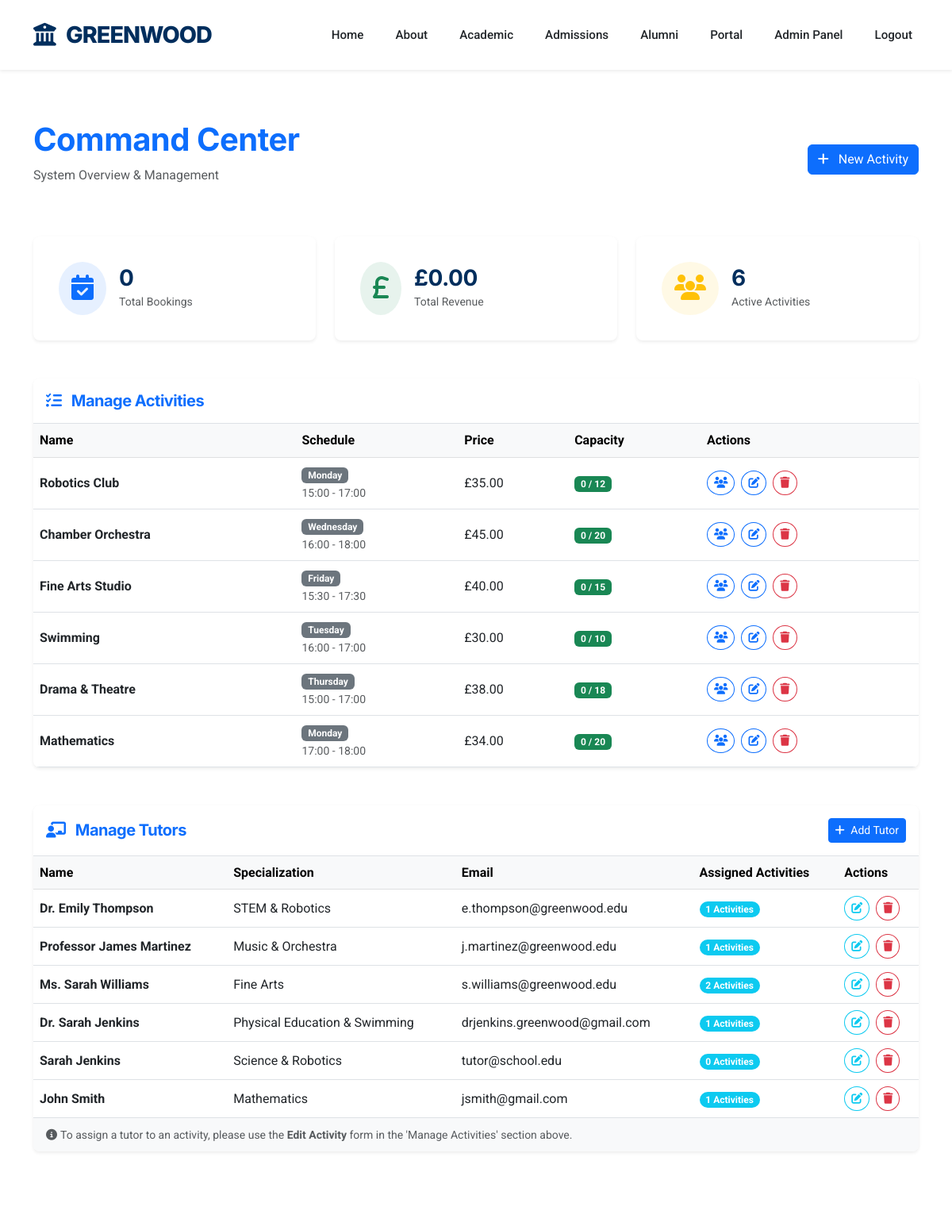
Before: /admin/dashboard (signed in, upper part) with the older database file.
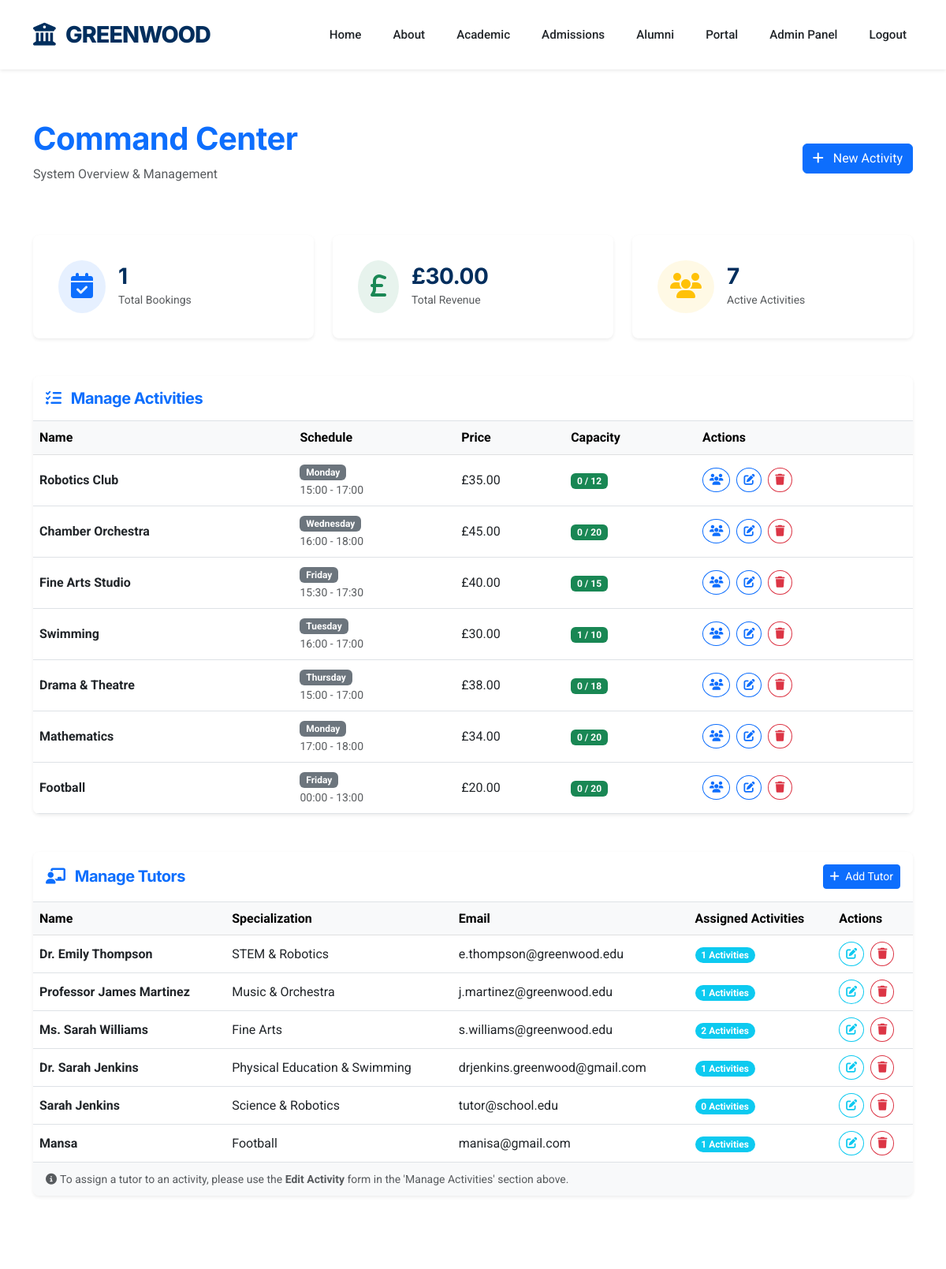
After: the same page with the newer database file.
### app.py (models this page shows, shortened)
class Activity(db.Model):
    id = db.Column(db.Integer, primary_key=True)
    tutor_id = db.Column(db.Integer, db.ForeignKey('tutor.id'), nullable=True)
    name = db.Column(db.String(120), nullable=False)
    description = db.Column(db.Text)
    price = db.Column(db.Float, nullable=False)
    max_capacity = db.Column(db.Integer, default=20)
    day_of_week = db.Column(db.String(20), nullable=False)
    start_time = db.Column(db.String(10), nullable=False)
    end_time = db.Column(db.String(10), nullable=False)
    created_at = db.Column(db.DateTime, default=datetime.utcnow)
    tutor = db.relationship('Tutor', backref='activities', lazy=True)
    bookings = db.relationship('Booking', backref='activity', lazy=True, cascade='all, delete-orphan')
    waitlists = db.relationship('Waitlist', backref='activity', lazy=True, cascade='all, delete-orphan')

class Tutor(db.Model):
    id = db.Column(db.Integer, primary_key=True)
    email = db.Column(db.String(120), unique=True, nullable=False)
    password = db.Column(db.String(200), nullable=False)
    full_name = db.Column(db.String(120), nullable=False)
    specialization = db.Column(db.String(200))
    qualification = db.Column(db.String(300))
    bio = db.Column(db.Text)
    linkedin_url = db.Column(db.String(200))
    teaching_philosophy = db.Column(db.Text)
    years_experience = db.Column(db.Integer)
    education = db.Column(db.Text)
    certifications = db.Column(db.Text)
    status = db.Column(db.String(20), default='pending')  # pending, approved, rejected
    created_at = db.Column(db.DateTime, default=datetime.utcnow)
    approved_by = db.Column(db.Integer, db.ForeignKey('admin.id'), nullable=True)
    approval_date = db.Column(db.DateTime, nullable=True)

### app.py (the view)
@app.route('/admin/dashboard')
@admin_required
def admin_dashboard():
    total_bookings = Booking.query.count()
    total_revenue = db.session.query(db.func.sum(Booking.cost)).scalar() or 0
    activities = Activity.query.all()
    tutors = Tutor.query.filter_by(status='approved').all()
    pending_count = Tutor.query.filter_by(status='pending').count()
    return render_template('admin/dashboard.html',
                           total_bookings=total_bookings,
                           total_revenue=total_revenue,
                           activities=activities,
                           tutors=tutors,
                           pending_count=pending_count)

### app.py (called while the page is built)
def create_app(config_name='default'):
    app = Flask(__name__)
    app.config.from_object(config[config_name])
    db.init_app(app)
    mail.init_app(app)
    csrf.init_app(app)
    app.config['TEMPLATES_AUTO_RELOAD'] = True
    @app.context_processor
    def inject_now():
        return {'now': datetime.utcnow()}
    return app

def admin_required(f):
    @wraps(f)
    def decorated_function(*args, **kwargs):
        if 'admin_id' not in session:
            return redirect(url_for('admin_login', next=request.url))
        return f(*args, **kwargs)
    return decorated_function

### templates/admin/dashboard.html (shortened to what the changed rows need)
{% extends "base.html" %}
{% block content %}
<div class="container py-5">
    <div class="d-flex justify-content-between align-items-center mb-5">
        <div>
            <h1 class="fw-bold font-heading text-primary">Command Center</h1>
        </div>
    </div>
    <div class="row g-4 mb-5">
        <div class="col-md-4">
            <div class="card shadow-sm border-0 h-100">
                <div class="card-body d-flex align-items-center">
                    <div>
                        <h3 class="mb-0 fw-bold">{{ total_bookings }}</h3>
                        <small class="text-muted">Total Bookings</small>
                    </div>
                </div>
            </div>
        </div>
        <div class="col-md-4">
            <div class="card shadow-sm border-0 h-100">
                <div class="card-body d-flex align-items-center">
                    <div>
                        <h3 class="mb-0 fw-bold">£{{ "%.2f"|format(total_revenue) }}</h3>
                        <small class="text-muted">Total Revenue</small>
                    </div>
                </div>
            </div>
        </div>
        <div class="col-md-4">
            <div class="card shadow-sm border-0 h-100">
                <div class="card-body d-flex align-items-center">
                    <div>
                        <h3 class="mb-0 fw-bold">{{ activities|length }}</h3>
                        <small class="text-muted">Active Activities</small>
                    </div>
                </div>
            </div>
        </div>
    </div>
    <div class="card shadow-sm border-0 mb-5">
        <div class="card-body p-0">
            <div class="table-responsive">
                <table class="table table-hover mb-0">
                    <thead class="table-light">
                        <tr>
                            <th>Name</th>
                            <th>Schedule</th>
                            <th>Price</th>
                            <th>Capacity</th>
                            <th>Actions</th>
                        </tr>
                    </thead>
                    <tbody>
                        {% for activity in activities %}
                        <tr>
                            <td class="align-middle fw-bold">{{ activity.name }}</td>
                            <td class="align-middle">
                                <span class="badge bg-secondary">{{ activity.day_of_week }}</span>
                                <small class="d-block text-muted">{{ activity.start_time }} - {{ activity.end_time
                                    }}</small>
                            </td>
                            <td class="align-middle">£{{ "%.2f"|format(activity.price) }}</td>
                            <td class="align-middle">
                                <span
                                    class="badge bg-{{ 'danger' if activity.bookings|length >= activity.max_capacity else 'success' }}">
                                    {{ activity.bookings|length }} / {{ activity.max_capacity }}
                                </span>
                            </td>
                            <td class="align-middle">
                                <button class="btn btn-sm btn-outline-primary rounded-circle me-1"
                                    data-bs-toggle="modal" data-bs-target="#viewBookingsModal{{ activity.id }}"
                                    title="View Bookings">
                                    <i class="fas fa-users"></i>
                                </button>
                                <button class="btn btn-sm btn-outline-primary rounded-circle me-1"
                                    data-bs-toggle="modal" data-bs-target="#editActivityModal"
                                    data-id="{{ activity.id }}" data-name="{{ activity.name }}"
                                    data-price="{{ activity.price }}" data-day="{{ activity.day_of_week }}"
                                    data-start="{{ activity.start_time }}" data-end="{{ activity.end_time }}"
                                    data-tutor="{{ activity.tutor_id if activity.tutor_id else '' }}">
                                    <i class="fas fa-edit"></i>
                                </button>
                                <button class="btn btn-sm btn-outline-danger rounded-circle" data-bs-toggle="modal"
                                    data-bs-target="#deleteModal"
                                    data-url="{{ url_for('delete_activity', id=activity.id) }}">
                                    <i class="fas fa-trash"></i>
                                </button>
                            </td>
                        </tr>
                        {% endfor %}
                    </tbody>
                </table>
            </div>
        </div>
    </div>
    <div class="card shadow-sm border-0 mb-5">
        <div class="card-body p-0">
            <div class="table-responsive">
                <table class="table table-hover mb-0">
                    <thead class="table-light">
                        <tr>
                            <th>Name</th>
                            <th>Specialization</th>
                            <th>Email</th>
                            <th>Assigned Activities</th>
                            <th>Actions</th>
                        </tr>
                    </thead>
                    <tbody>
                        {% for tutor in tutors %}
                        <tr>
                            <td class="align-middle fw-bold">{{ tutor.full_name }}</td>
                            <td class="align-middle">{{ tutor.specialization }}</td>
                            <td class="align-middle">{{ tutor.email }}</td>
                            <td class="align-middle">
                                <span class="badge bg-info rounded-pill">{{ tutor.activities|length }} Activities</span>
                            </td>
                            <td class="align-middle">
                                <button class="btn btn-sm btn-outline-info rounded-circle me-1" data-bs-toggle="modal"
                                    data-bs-target="#editTutorModal" data-id="{{ tutor.id }}"
                                    data-name="{{ tutor.full_name }}" data-email="{{ tutor.email }}"
                                    data-spec="{{ tutor.specialization }}"
                                    data-linkedin="{{ tutor.linkedin_url or '' }}"
                                    data-exp="{{ tutor.years_experience or '' }}" data-edu="{{ tutor.education or '' }}"
                                    data-cert="{{ tutor.certifications or '' }}"
                                    data-phil="{{ tutor.teaching_philosophy or '' }}" data-bio="{{ tutor.bio or '' }}">
                                    <i class="fas fa-edit"></i>
                                </button>
                                <button class="btn btn-sm btn-outline-danger rounded-circle" data-bs-toggle="modal"
                                    data-bs-target="#deleteModal" data-url="{{ url_for('delete_tutor', id=tutor.id) }}">
                                    <i class="fas fa-trash"></i>
                                </button>
                            </td>
                        </tr>
                        {% endfor %}
                    </tbody>
                </table>
            </div>
        </div>
    </div>
</div>
{% endblock %}

Changed rows visible on the page:
removed Tutor: full_name "John Smith", specialization "Mathematics", email "jsmith@gmail.com", activities|length "1"
computed for Activity "Swimming": bookings|length "0" → "1"
added Activity: name "Football", day_of_week "Friday", start_time "00:00", end_time "13:00", price "20.00", bookings|length "0", max_capacity "20"
added Tutor: full_name "Mansa", specialization "Football", email "manisa@gmail.com", activities|length "1"
Other visible differences:
{{ total_bookings }}: "0" → "1"
{{ "%.2f"|format(total_revenue) }}: "0.00" → "30.00"
{{ activities|length }}: "6" → "7"
